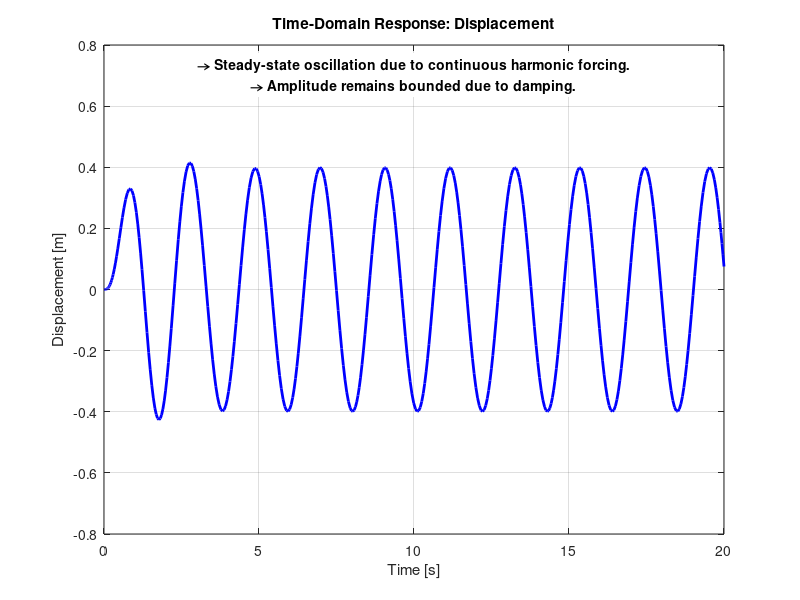
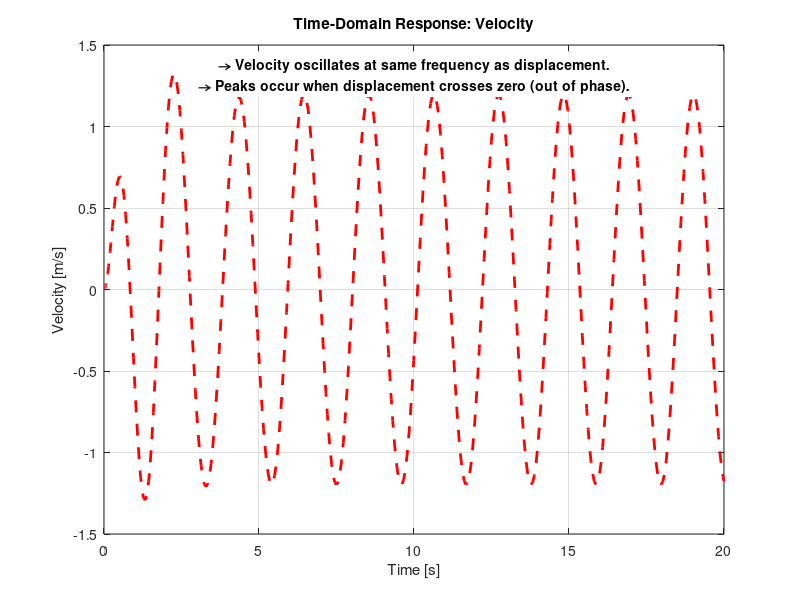
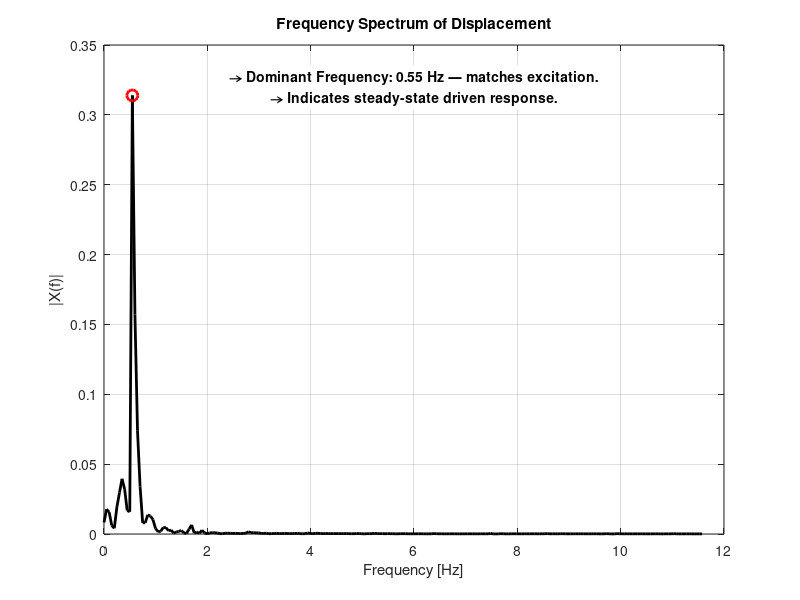

These figures' MATLAB source, in order:
%% Vibration Analysis of a Spring-Mass-Damper System
% Author:    Syed Arsalan Gul
% Date:      06/08/2025
% About:     This script simulates a 1-DOF spring-mass-damper system subjected to
%            harmonic excitation. It solves the motion numerically, and performs
%            FFT-based frequency analysis

%% ------------------ INPUT SECTION ------------------
% System Parameters
V.m = 1.0;          % Mass [kg]
V.c = 2.0;          % Damping Coefficient [Ns/m]
V.k = 20.0;         % Stiffness [N/m]

% Excitation Force
V.F = @(t) 5 * sin(3*t);  % External harmonic force [N]

% Initial Conditions
V.x0 = [0; 0];       % [Initial displacement; Initial velocity]

% Time Domain
V.tspan = [0 20];    % Simulation duration [s]

%% ------------ COMPUTATIONAL ANALYSIS --------------
% Define ODE system
V.odeFunc = @(t, x)[
    x(2); 
    (V.F(t) - V.c * x(2) - V.k * x(1)) / V.m
];

% Solve ODE using ode45
[t, x] = ode45(V.odeFunc, V.tspan, V.x0);

% Extract Displacement and Velocity
V.x = x(:,1);     % Displacement [m]
V.v = x(:,2);     % Velocity [m/s]

% System characteristics
V.omega_n = sqrt(V.k/V.m);                % Natural frequency [rad/s]
V.zeta = V.c / (2 * sqrt(V.k*V.m));       % Damping ratio

% Frequency-Domain Analysis
V.Fs = 1 / mean(diff(t));         % Sampling frequency [Hz]
L = length(V.x);                  % Signal length
Y = fft(V.x);                     % FFT of displacement
P2 = abs(Y / L);                  % Two-sided spectrum
P1 = P2(1:L/2+1);                 % Single-sided spectrum
P1(2:end-1) = 2 * P1(2:end-1);
f = V.Fs * (0:(L/2)) / L;         % Frequency axis [Hz]

% Dominant frequency (peak in spectrum)
[maxMag, idxMax] = max(P1);
dominantFreq = f(idxMax);

%% ---------------- OUTPUT SECTION ------------------
fprintf('>> Vibration Analysis Results:\n');
fprintf('-----------------------------------------------------\n');
fprintf('Mass (m)                         : %.2f kg\n', V.m);
fprintf('Damping Coefficient (c)          : %.2f Ns/m\n', V.c);
fprintf('Stiffness (k)                    : %.2f N/m\n', V.k);
fprintf('Excitation Frequency             : %.2f rad/s\n', 3);
fprintf('Natural Frequency (ω_n)          : %.2f rad/s\n', V.omega_n);
fprintf('Damping Ratio (ζ)                : %.3f\n', V.zeta);
fprintf('Dominant Response Frequency      : %.2f Hz\n', dominantFreq);
fprintf('-----------------------------------------------------\n');

%% ----------- INTERPRETATION OF RESULTS -------------
fprintf('>> INTERPRETATION:\n');

% Interpretation: Damping Type
if V.zeta < 1
    dampingType = 'Underdamped';
elseif V.zeta == 1
    dampingType = 'Critically Damped';
else
    dampingType = 'Overdamped';
end
fprintf('System is %s (ζ = %.3f).\n', dampingType, V.zeta);

% Interpretation: Resonance Possibility
exc_freq = 3; % Excitation frequency in rad/s
freq_ratio = exc_freq / V.omega_n;
if abs(freq_ratio - 1) < 0.1
    fprintf('Excitation frequency is close to the natural frequency → Possible resonance!\n');
else
    fprintf('Excitation frequency is NOT close to the natural frequency → Resonance unlikely.\n');
end

% Interpretation: Steady-State Achievement
steady_state_threshold = 0.01;
if max(abs(V.x(end-100:end))) < steady_state_threshold
    fprintf('System response has settled → Overdamped or fast decay.\n');
else
    fprintf('System exhibits sustained oscillations → Due to continuous forcing.\n');
end
fprintf('-----------------------------------------------------\n\n');

%% ---------------- PLOTTING SECTION ------------------

% === 1. Displacement vs Time Plot ===
figure;
plot(t, V.x, 'b-', 'LineWidth', 2);
xlabel('Time [s]');
ylabel('Displacement [m]');
title('Time-Domain Response: Displacement');
grid on;

% Add centered top annotation
yl = ylim;
xl = xlim;
text(mean(xl), yl(2)*0.95, ...
    ['→ Steady-state oscillation due to continuous harmonic forcing.' newline ...
     '→ Amplitude remains bounded due to damping.'], ...
    'FontSize', 10, 'Color', 'k', ...
    'HorizontalAlignment', 'center', 'VerticalAlignment', 'top', ...
    'FontWeight', 'bold', 'BackgroundColor', 'white');

% === 2. Velocity vs Time Plot ===
figure;
plot(t, V.v, 'r--', 'LineWidth', 2);
xlabel('Time [s]');
ylabel('Velocity [m/s]');
title('Time-Domain Response: Velocity');
grid on;

% Add centered top annotation
yl = ylim;
xl = xlim;
text(mean(xl), yl(2)*0.95, ...
    ['→ Velocity oscillates at same frequency as displacement.' newline ...
     '→ Peaks occur when displacement crosses zero (out of phase).'], ...
    'FontSize', 10, 'Color', 'k', ...
    'HorizontalAlignment', 'center', 'VerticalAlignment', 'top', ...
    'FontWeight', 'bold', 'BackgroundColor', 'white');

% === 3. Frequency Spectrum Plot ===
figure;
plot(f, P1, 'k-', 'LineWidth', 2);
xlabel('Frequency [Hz]');
ylabel('|X(f)|');
title('Frequency Spectrum of Displacement');
grid on;

% Mark dominant frequency
hold on;
plot(dominantFreq, maxMag, 'ro', 'MarkerSize', 8, 'LineWidth', 2);

% Add centered top annotation
yl = ylim;
xl = xlim;
text(mean(xl), yl(2)*0.95, ...
    sprintf(['→ Dominant Frequency: %.2f Hz — matches excitation.' newline ...
             '→ Indicates steady-state driven response.'], dominantFreq), ...
    'FontSize', 10, 'Color', 'k', ...
    'HorizontalAlignment', 'center', 'VerticalAlignment', 'top', ...
    'FontWeight', 'bold', 'BackgroundColor', 'white');

%% ---------------- SAVE ANALYSIS ------------------

save('SpringMassDamper_Analysis', 'V', 't', 'x', 'f', 'P1');
